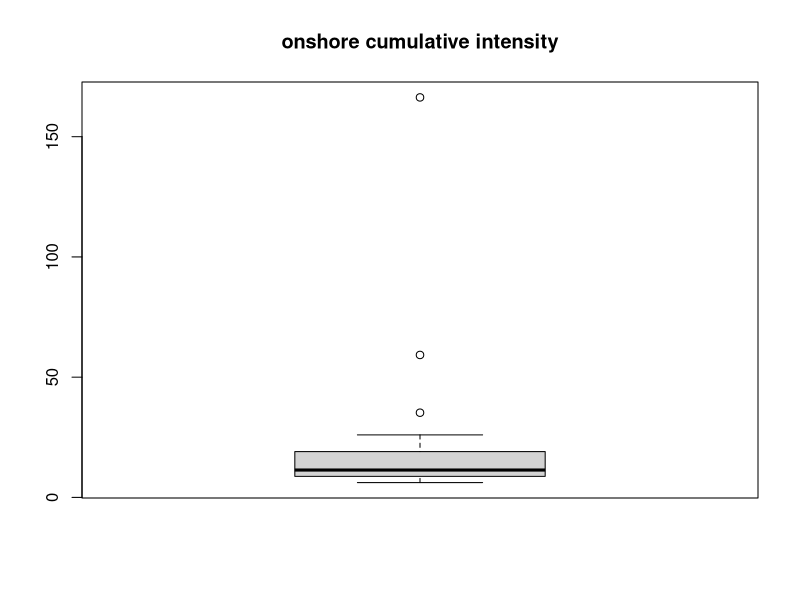
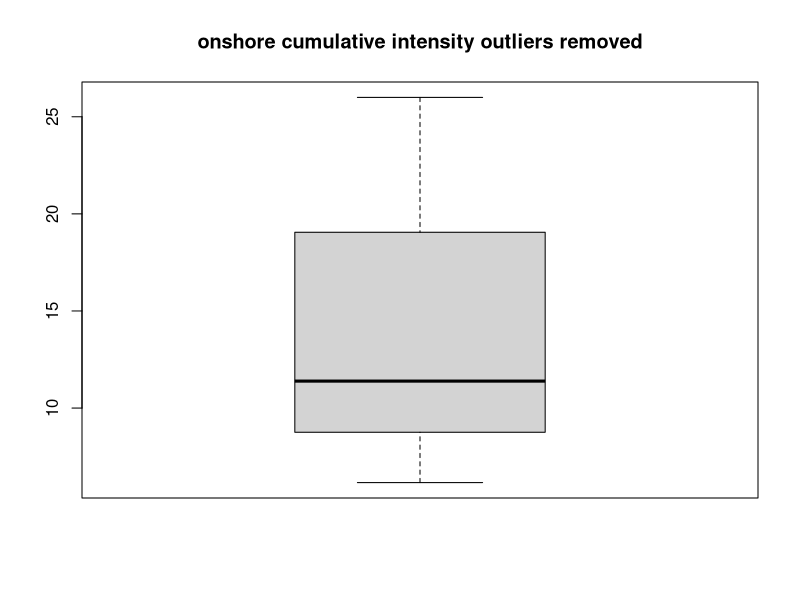
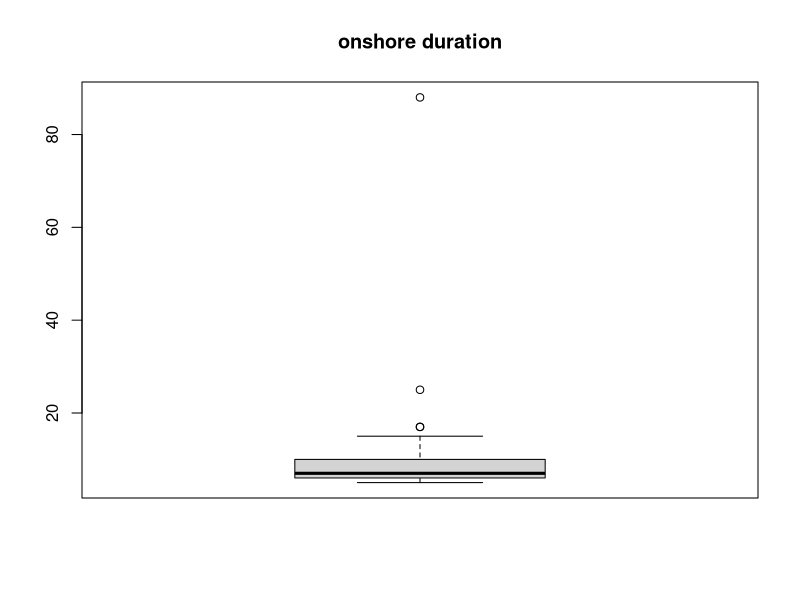
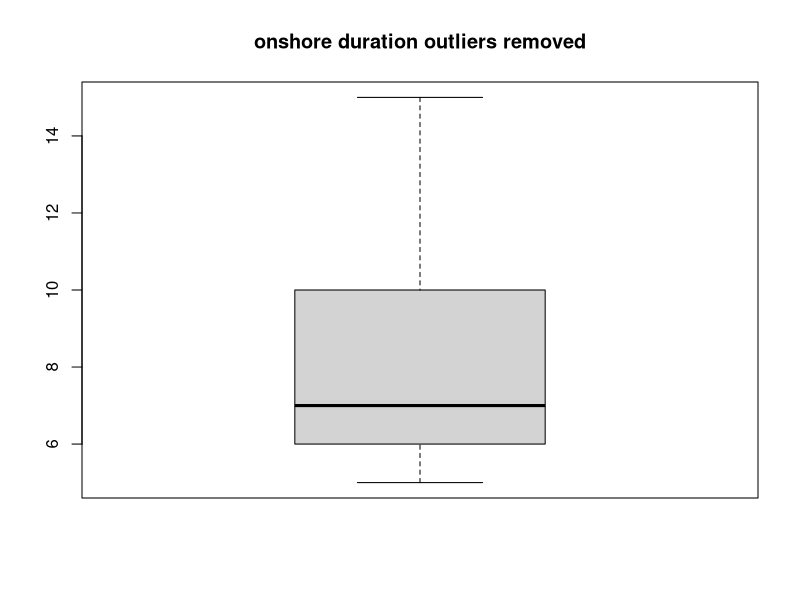
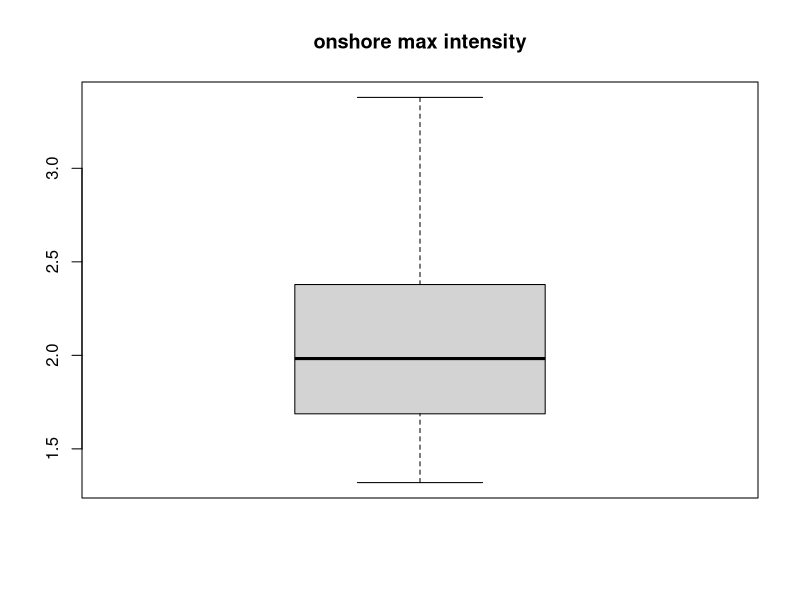
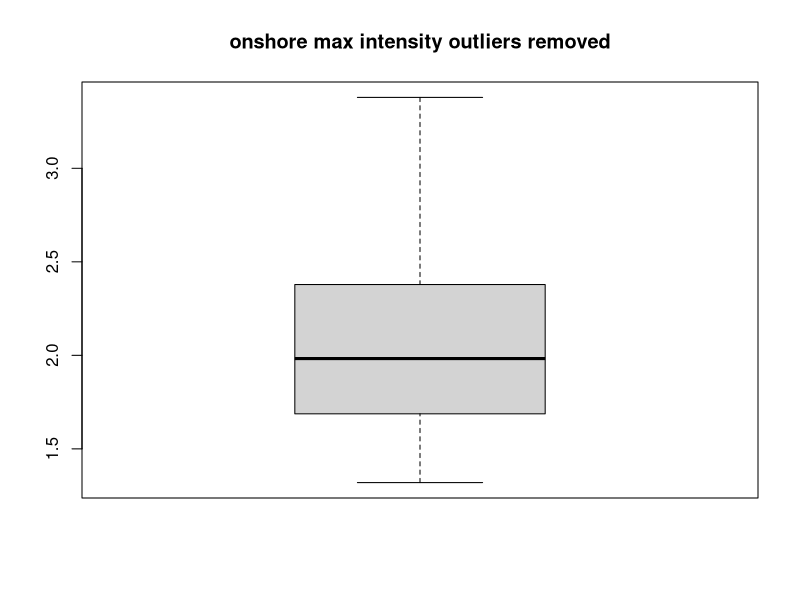
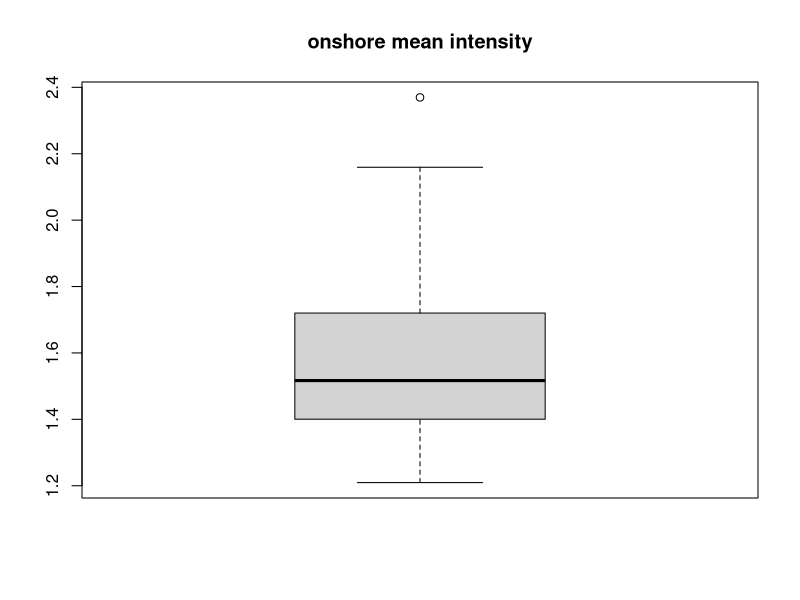
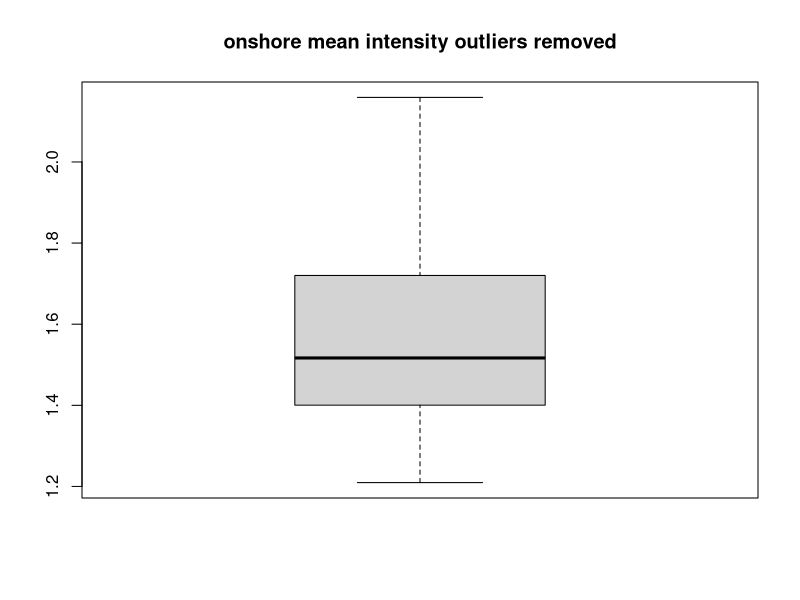

Write R code to recreate these figures, in order.
mhws_onshore = read.csv("Rottnest_Island_onshore_biased_analys.csv",header = TRUE,colClasses=c("numeric","Date","Date","numeric","Date","numeric","numeric","numeric"))
mhws_offshore = read.csv("Rottnest_Island_offshore_biased_analys.csv",header = TRUE,colClasses=c("numeric","Date","Date","numeric","Date","numeric","numeric","numeric"))


onshore_duration = mhws_onshore$duration
onshore_c_int = mhws_onshore$cumulative_intensity
onshore_max_int = mhws_onshore$max_intensity
onshore_mean_int = mhws_onshore$mean_intensity

offshore_duration = mhws_offshore$duration
offshore_c_int = mhws_offshore$cumulative_intensity
offshore_max_int = mhws_offshore$max_intensity
offshore_mean_int = mhws_offshore$mean_intensity

summary(onshore_c_int)
summary(onshore_duration)
summary(onshore_max_int)
summary(onshore_mean_int)

summary(offshore_c_int)
summary(offshore_duration)
summary(offshore_max_int)
summary(offshore_mean_int)

boxplot(onshore_c_int,main="onshore cumulative intensity")
boxplot(onshore_c_int,outline = FALSE,main="onshore cumulative intensity outliers removed")

boxplot(onshore_duration,main="onshore duration")
boxplot(onshore_duration,outline=FALSE,main="onshore duration outliers removed")

boxplot(onshore_max_int,main="onshore max intensity")
boxplot(onshore_max_int,outline=FALSE,main="onshore max intensity outliers removed")

boxplot(onshore_mean_int,main="onshore mean intensity")
boxplot(onshore_mean_int,outline=FALSE,main="onshore mean intensity outliers removed")




boxplot(offshore_c_int,main="offshore cumulartive intensity")
boxplot(offshore_c_int,outline=FALSE,main="offshore cumulartive intensity outliers removed")

boxplot(offshore_duration,main="offshore duration")
boxplot(offshore_duration,outline=FALSE,main="offshore duration outliers removed")

boxplot(offshore_max_int,main="offshore max intensity")
boxplot(offshore_max_int,outline=FALSE,main="offshore max intensity outliers removed")

boxplot(offshore_mean_int,main="offshore mean intensity")
boxplot(offshore_mean_int,outline=FALSE,main="offshore mean intensity outliers removed")